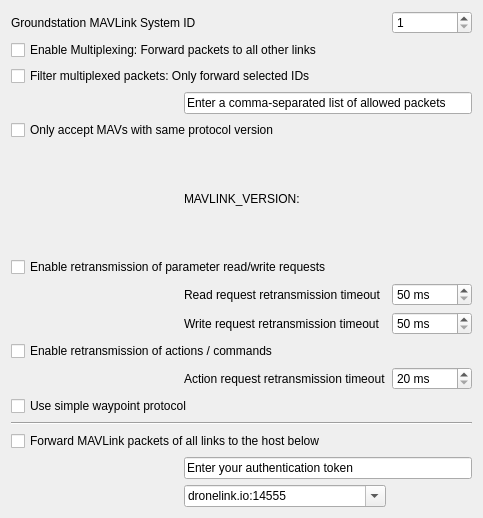
<?xml version="1.0" encoding="UTF-8"?>
<ui version="4.0">
 <class>MAVLinkSettingsWidget</class>
 <widget class="QWidget" name="MAVLinkSettingsWidget">
  <property name="geometry">
   <rect>
    <x>0</x>
    <y>0</y>
    <width>483</width>
    <height>518</height>
   </rect>
  </property>
  <property name="windowTitle">
   <string>Form</string>
  </property>
  <layout class="QGridLayout" name="gridLayout" columnstretch="1,0,0">
   <item row="15" column="0" colspan="3">
    <widget class="QCheckBox" name="droneOSCheckBox">
     <property name="text">
      <string>Forward MAVLink packets of all links to the host below</string>
     </property>
    </widget>
   </item>
   <item row="9" column="2">
    <widget class="QSpinBox" name="paramRetransmissionSpinBox">
     <property name="toolTip">
      <string>Time in milliseconds after which a not acknowledged read request is sent again.</string>
     </property>
     <property name="statusTip">
      <string>Time in milliseconds after which a not acknowledged read request is sent again.</string>
     </property>
     <property name="suffix">
      <string> ms</string>
     </property>
     <property name="minimum">
      <number>50</number>
     </property>
     <property name="maximum">
      <number>60000</number>
     </property>
     <property name="singleStep">
      <number>50</number>
     </property>
     <property name="value">
      <number>50</number>
     </property>
    </widget>
   </item>
   <item row="12" column="1">
    <widget class="QLabel" name="actionRetransmissionLabel">
     <property name="text">
      <string>Action request retransmission timeout</string>
     </property>
    </widget>
   </item>
   <item row="10" column="2">
    <widget class="QSpinBox" name="paramRewriteSpinBox">
     <property name="toolTip">
      <string>Time in milliseconds after which a not acknowledged write request is sent again.</string>
     </property>
     <property name="statusTip">
      <string>Time in milliseconds after which a not acknowledged write request is sent again.</string>
     </property>
     <property name="suffix">
      <string> ms</string>
     </property>
     <property name="minimum">
      <number>50</number>
     </property>
     <property name="maximum">
      <number>60000</number>
     </property>
     <property name="singleStep">
      <number>50</number>
     </property>
    </widget>
   </item>
   <item row="16" column="1" colspan="2">
    <widget class="QLineEdit" name="droneOSLineEdit">
     <property name="text">
      <string>Enter your authentication token</string>
     </property>
     <property name="maxLength">
      <number>32</number>
     </property>
    </widget>
   </item>
   <item row="10" column="0">
    <spacer name="horizontalSpacer_2">
     <property name="orientation">
      <enum>Qt::Horizontal</enum>
     </property>
     <property name="sizeHint" stdset="0">
      <size>
       <width>8</width>
       <height>0</height>
      </size>
     </property>
    </spacer>
   </item>
   <item row="2" column="0" colspan="3">
    <widget class="QCheckBox" name="multiplexingCheckBox">
     <property name="text">
      <string>Enable Multiplexing: Forward packets to all other links</string>
     </property>
    </widget>
   </item>
   <item row="16" column="0">
    <spacer name="horizontalSpacer_4">
     <property name="orientation">
      <enum>Qt::Horizontal</enum>
     </property>
     <property name="sizeHint" stdset="0">
      <size>
       <width>8</width>
       <height>0</height>
      </size>
     </property>
    </spacer>
   </item>
   <item row="7" column="0">
    <spacer name="versionSpacer">
     <property name="orientation">
      <enum>Qt::Horizontal</enum>
     </property>
     <property name="sizeHint" stdset="0">
      <size>
       <width>8</width>
       <height>0</height>
      </size>
     </property>
    </spacer>
   </item>
   <item row="11" column="0" colspan="3">
    <widget class="QCheckBox" name="actionGuardCheckBox">
     <property name="text">
      <string>Enable retransmission of actions / commands</string>
     </property>
    </widget>
   </item>
   <item row="8" column="0" colspan="3">
    <widget class="QCheckBox" name="paramGuardCheckBox">
     <property name="text">
      <string>Enable retransmission of parameter read/write requests</string>
     </property>
    </widget>
   </item>
   <item row="9" column="1">
    <widget class="QLabel" name="paramRetransmissionLabel">
     <property name="text">
      <string>Read request retransmission timeout</string>
     </property>
    </widget>
   </item>
   <item row="4" column="0">
    <spacer name="multiplexingFilterSpacer">
     <property name="orientation">
      <enum>Qt::Horizontal</enum>
     </property>
     <property name="sizeType">
      <enum>QSizePolicy::MinimumExpanding</enum>
     </property>
     <property name="sizeHint" stdset="0">
      <size>
       <width>8</width>
       <height>0</height>
      </size>
     </property>
    </spacer>
   </item>
   <item row="14" column="0" colspan="3">
    <widget class="Line" name="line">
     <property name="minimumSize">
      <size>
       <width>0</width>
       <height>0</height>
      </size>
     </property>
     <property name="midLineWidth">
      <number>0</number>
     </property>
     <property name="orientation">
      <enum>Qt::Horizontal</enum>
     </property>
    </widget>
   </item>
   <item row="4" column="1" colspan="2">
    <widget class="QLineEdit" name="multiplexingFilterLineEdit">
     <property name="text">
      <string>Enter a comma-separated list of allowed packets</string>
     </property>
    </widget>
   </item>
   <item row="10" column="1">
    <widget class="QLabel" name="paramRewriteLabel">
     <property name="text">
      <string>Write request retransmission timeout</string>
     </property>
    </widget>
   </item>
   <item row="12" column="2">
    <widget class="QSpinBox" name="actionRetransmissionSpinBox">
     <property name="suffix">
      <string> ms</string>
     </property>
     <property name="minimum">
      <number>20</number>
     </property>
     <property name="maximum">
      <number>1000</number>
     </property>
     <property name="singleStep">
      <number>10</number>
     </property>
    </widget>
   </item>
   <item row="0" column="0" colspan="2">
    <widget class="QLabel" name="systemIdLabel">
     <property name="toolTip">
      <string>The system ID is the number the MAV associates with this computer</string>
     </property>
     <property name="statusTip">
      <string>The system ID is the number the MAV associates with this computer</string>
     </property>
     <property name="text">
      <string>Groundstation MAVLink System ID</string>
     </property>
    </widget>
   </item>
   <item row="7" column="1" colspan="2">
    <widget class="QLabel" name="versionLabel">
     <property name="text">
      <string>MAVLINK_VERSION: </string>
     </property>
    </widget>
   </item>
   <item row="6" column="0" colspan="3">
    <widget class="QCheckBox" name="versionCheckBox">
     <property name="text">
      <string>Only accept MAVs with same protocol version</string>
     </property>
    </widget>
   </item>
   <item row="17" column="1">
    <widget class="QComboBox" name="droneOSComboBox">
     <property name="editable">
      <bool>true</bool>
     </property>
     <item>
      <property name="text">
       <string>dronelink.io:14555</string>
      </property>
     </item>
     <item>
      <property name="text">
       <string>localhost:14555</string>
      </property>
     </item>
    </widget>
   </item>
   <item row="9" column="0">
    <spacer name="horizontalSpacer">
     <property name="orientation">
      <enum>Qt::Horizontal</enum>
     </property>
     <property name="sizeHint" stdset="0">
      <size>
       <width>8</width>
       <height>0</height>
      </size>
     </property>
    </spacer>
   </item>
   <item row="12" column="0">
    <spacer name="horizontalSpacer_3">
     <property name="orientation">
      <enum>Qt::Horizontal</enum>
     </property>
     <property name="sizeHint" stdset="0">
      <size>
       <width>8</width>
       <height>0</height>
      </size>
     </property>
    </spacer>
   </item>
   <item row="0" column="2">
    <widget class="QSpinBox" name="systemIdSpinBox">
     <property name="toolTip">
      <string>Set the groundstation number</string>
     </property>
     <property name="statusTip">
      <string>Set the groundstation number</string>
     </property>
     <property name="minimum">
      <number>1</number>
     </property>
     <property name="maximum">
      <number>255</number>
     </property>
    </widget>
   </item>
   <item row="3" column="0" colspan="3">
    <widget class="QCheckBox" name="multiplexingFilterCheckBox">
     <property name="text">
      <string>Filter multiplexed packets: Only forward selected IDs</string>
     </property>
    </widget>
   </item>
   <item row="13" column="0" colspan="3">
    <widget class="QCheckBox" name="simpleWaypointCheckBox">
     <property name="text">
      <string>Use simple waypoint protocol</string>
     </property>
    </widget>
   </item>
  </layout>
 </widget>
 <resources/>
 <connections/>
</ui>
